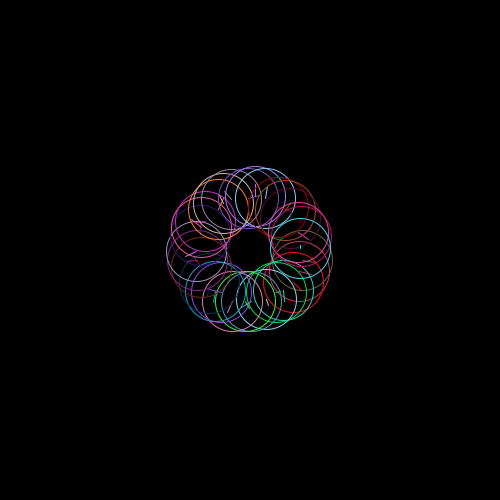
Frame 1 (no input)
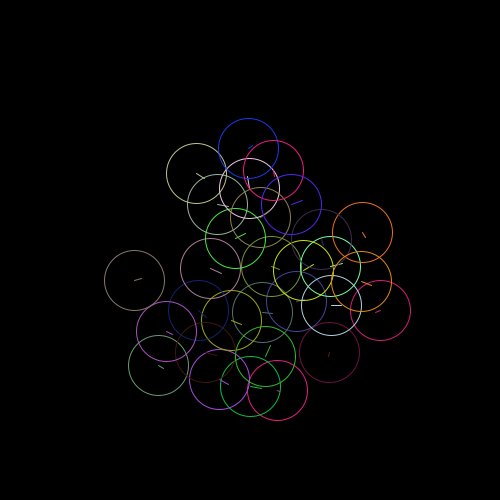
Frame 60 (the mouse pressed at the canvas centre just before this capture)
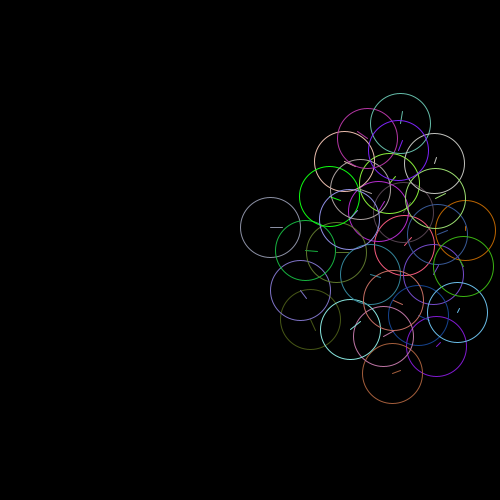
Frame 120 (the mouse held since frame 60 and released just before this capture)

The Processing sketch that drew these frames (run headless with seeded random() and noise(); from frame 60 on, the mouse is pressed at the canvas centre):

// Processing sketch: boid
// ── boid.pde
/** boid
 *  Copyright 2011 Yutaka Kachi
 *  Licensed by New BSD License
 *
 *  Boid：生き物の群れのように動き回るボール
 *
 **/

float SPEED = 4; // 移動量
float R = 30; //半径
int NUMBER = 30;  // ボールの個数
Ball[] balls = new Ball[NUMBER];

float r1 = 1; // パラメータ：群れの中心に向かう度合
float r2 = 0.8; // パラメータ：仲間を避ける度合
float r3 = 0.1; // パラメータ：群れの平均速度に合わせる度合

int CENTER_PULL_FACTOR = 300;
int  DIST_THRESHOLD = 30;

void setup() {
  size(500, 500);
  frameRate(60);
  noFill();
  stroke(255, 255, 255);
  
  float angle = TWO_PI / NUMBER;
  for (int i = 1; i <= NUMBER; i++) {
    float addx = cos(angle * i);
    float addy = sin(angle * i);
    balls[i-1] = new Ball(
    width / 2 + addx * 50, height / 2 + addy * 50, 
    random(- SPEED, SPEED) * addx, random(- SPEED, SPEED) * addy, i - 1, balls);
  }
}

void draw() {
  background(0);
  for (int i = 0; i < NUMBER; i++) {
    balls[i].clearVector();
  }
  for (int i = 0; i < NUMBER; i++) {
    Ball ball = (Ball) balls[i];
    ball.check();
    ball.move();
    ball.draw();
  }
}

class Ball
{
  float x, y;   //ボールの現在位置（中心）
  float vx, vy; //ボールの移動量
  PVector v1 = new PVector();  //移動量：群れの中心に向かう
  PVector v2 = new PVector();  //移動量：仲間を避ける
  PVector v3 = new PVector();  //移動量：群れの平均速度に合わせる

  int id; //ボールの識別番号
  Ball[] others;

  //コンストラクタ
  Ball(
  float _x, float _y, float _vx, float _vy, int _id, Ball[] _others) {
    x = _x;
    y = _y;
    vx = _vx;
    vy = _vy;
    id = _id;
    others = _others;
  }

  void move() {
    vx += r1 * v1.x + r2 * v2.x + r3 * v3.x;
    vy += r1 * v1.y + r2 * v2.y + r3 * v3.y;

    //追加する：移動量が限度を超えてないか
    float vVector = sqrt(vx * vx + vy * vy);
    if (vVector > SPEED) {
       vx = (vx / vVector) * SPEED;
       vy = (vy / vVector) * SPEED;
    }

    x += vx;
    y += vy;

    if (x - R <= 0) {
      x = R;
      vx *= -1;
    }
    if (x + R >= width) {
      x = width - R;
      vx *= -1;
    }

    if (y - R <= 0) {
      y = R;
      vy *= -1;
    }
    if (y + R >= height) {
      y = height - R;
      vy *= -1;
    }
  }

  void draw() {
    stroke(random(255), random(255), random(255));
    ellipse(x, y, R * 2, R * 2);
    line(x, y, x + vx * 3 , y + vy * 3);
  }

  //移動距離オブジェクトを初期化
  void clearVector() {
    v1.x = 0;
    v1.y = 0;
    v2.x = 0;
    v2.y = 0;
    v3.x = 0;
    v3.y = 0;
  }

  //衝突判定
  void check() {
    rule1();
    rule2();
    rule3();
  }//end


  // 計算：群れの中心に向かう量
  void rule1() {
     for (int i = 0; i < NUMBER; i++) {
        Ball otherBall = (Ball) others[i];
	if (this != otherBall) 	{
	  v1.x += otherBall.x;
	  v1.y += otherBall.y;
	} // end if
    } // end for
 
    v1.x /= (NUMBER - 1);
    v1.y /= (NUMBER - 1);
   
    v1.x = (v1.x - x) / CENTER_PULL_FACTOR;
    v1.y = (v1.y - y) / CENTER_PULL_FACTOR;

  }//end rule1


  // 計算：仲間を避ける量
  void rule2() {
    for (int i = 0; i < NUMBER; i++) {
      Ball otherBall = (Ball) others[i];
      if (this != otherBall) {
        if (dist(x, y, otherBall.x, otherBall.y) < DIST_THRESHOLD) {
          v2.x -= otherBall.x - x;
          v2.y -= otherBall.y - y;
	} // end if
      } // end if
    }
  }// end rule2

  // 計算：群れの平均速度に合わせる量
  void rule3() {
     for (int i = 0; i < NUMBER; i++) {
       Ball otherBall = (Ball) others[i];
	if (this != otherBall) {
	  v3.x += otherBall.vx;
	  v3.y += otherBall.vy;
	} // end if
    } // end for
     
    v3.x /= (NUMBER - 1);
    v3.y /= (NUMBER - 1);
     
    v3.x = (v3.x - vx)/2;
    v3.y = (v3.y - vy)/2;
  }// end rule3
}
